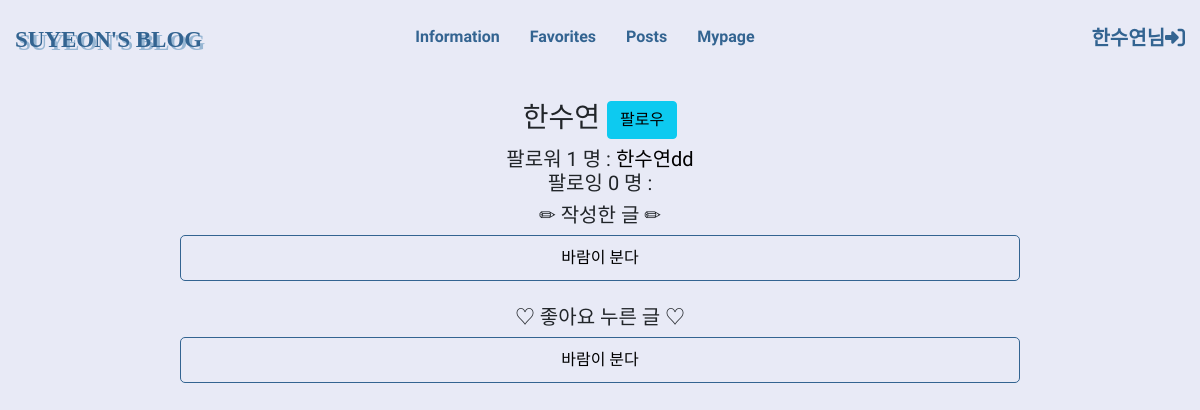
The page /users/11/mypage/ on the database its author committed.
### users/models.py (models this page shows)
class Profile(models.Model):
    user=models.OneToOneField(User,on_delete=models.CASCADE)
    followings=models.ManyToManyField("self",related_name="followers", symmetrical=False)

### main/models.py (models this page shows, shortened)
class Post(models.Model):
    id = models.AutoField(primary_key=True)
    title = models.CharField(max_length=200,null=True)
    writer = models.ForeignKey(User,on_delete=models.CASCADE)
    genre = models.CharField(max_length=200,null=True)
    summary = models.CharField(max_length=200,null=True)
    pub_date = models.DateTimeField()
    body = models.TextField()
    image = models.ImageField(upload_to = "post/", blank=True, null=True)
    test_list = models.TextField(blank=False,null=True)
    like_user_set = models.ManyToManyField(User, blank=True, related_name='likes_user_set',through='Like')
    dislike_user_set = models.ManyToManyField(User, blank=True, related_name='dislikes_user_set',through='Dislike')

class Like(models.Model):
    user = models.ForeignKey(User, on_delete=models.CASCADE)
    post = models.ForeignKey(Post, on_delete=models.CASCADE,null=True)
    created_at = models.DateTimeField(auto_now_add=True)
    class Meta:
        unique_together =(('user', 'post'))

### users/views.py (the view)
# urls.py: path('<int:id>/mypage/', mypage, name="mypage"),
def mypage(request, id):
    user = get_object_or_404(User, pk=id)
    context = {
        'user':user,
        'like_list' : Like.objects.filter(user=user),
        'posts':Post.objects.filter(writer=user),
        'followings' : user.profile.followings.all(),
        'followers' : user.profile.followers.all(),
    }
    return render(request, 'users/mypage.html', context)

### users/templates/users/mypage.html (shortened to what this page needs)
{% extends 'base.html' %}
{% load static %}
{% block content %}
<center>
<div class="mypage">
     <h3><br><br><br>{{user.username}}
      {% if request.user != user %}
        {% if request.user.profile in user.profile.followers.all %}
            <a href="{% url 'users:follow' user.id %}"><button type="button" class="btn btn-outline-info">언팔로우</button></a>
        {% else %}
            <a href="{% url 'users:follow' user.id %}"><button type="button" class="btn btn-info">팔로우</button></a>
        {% endif %}
      {% endif %}     </h3>
      <h5> 팔로워 {{ user.profile.followers.count }} 명 :
      {%for follower in user.profile.followers.all %}
          <a href="{% url 'users:mypage' follower.user.id %}"
          style="text-decoration:none;color:black;">{{ follower.user.username }}</a>
      {% endfor %}<br>
      팔로잉 {{ user.profile.followings.count }} 명 :
      </h5>
        <h5>✏ 작성한 글 ✏</h5>
        <section class="mine">
         {% for post in posts %}
         <a href="{% url 'main:detail' post.id %}" style="text-decoration:none;color:black;">{{post.title}}</a><br>
         {% endfor %}
        </section>
     <br>
     <h5> ♡ 좋아요 누른 글 ♡ </h5>
     <section class="mine">
            {% for like in like_list %}
            <a href="{% url 'main:detail' like.post.id %}" style="text-decoration:none;color:black;">{{ like.post.title }}</a><br>
            {% endfor %}
     </section>
    </div>
</center>
{% endblock %}

### sns-project/templates/shared/navbar.html (shortened to what this page needs)
<nav>
    <ul class="nav-container">
      <li class="nav-item"> <a style="font-family:'Staatliches', cursive;
        text-decoration: none; color:#336491;text-shadow: 3px 3px #97b6d3;font-weight:bolder;font-size:23px;
        position: fixed;top:23px;left:15px;"  href="{% url 'main:introduce'%}">
        SUYEON'S BLOG</h1></a></li>
      <li class="nav-item"><a style="color:#336491;" href="{% url 'main:introduce' %}#tag1">Information</a></li>
      <li class="nav-item"><a style="color:#336491;" href="{% url 'main:introduce' %}#tag2">Favorites</a></li>
      <li class="nav-item"><a style="color:#336491;" href="{% url 'main:movie' %}#tag1">Posts</a></li>
      {% if user.is_authenticated %}
      <li class="nav-item"><a style="color:#336491;" href="{% url 'users:mypage' request.user.id %}">Mypage</a></li>
      <li class="nav-item"><a style="position: fixed;top:23px;right:15px;font-size:20px;color:#336491;">{{ user.username }}님
      &nbsp;&nbsp;&nbsp;</a></li>
      <li class="nav-item">
        <a href="{% url 'account_logout' %}" style="text-decoration: none;color:#336491;font-size: 20px;
        position: fixed;top:23px;right:15px">
          <i class="fa-solid fa-right-to-bracket"></i></li>
      {% endif %}
    </ul>
  </nav>

### sns-project/static/css/style.css (style rules this page uses)
.nav-container { display: flex; flex-direction: row; width: 100%; margin:0; padding:0; list-style-type: none; flex-wrap: nowrap; position: fixed; z-index: 1; top:10px; justify-content: center; }
.nav-item { padding:15px; }
.nav-item a { text-align: center; text-decoration: none; color:#336491; font-family: 'Inconsolata', monospace; font-weight:bold; }
.mine { border:1px solid #336491; padding: 10px; border-radius : 5px; width:70%; text-align: center; }

### users/templates/users/mypage.html (style rules this page uses)
body { background-color:#E8EAF6; font-family:'Gowun Dodum', sans-serif; }

### rows shown on the page
Profile: user.username "한수연dd"
Post: title "바람이 분다"
Like: post "바람이 분다"

### other values the page prints
{{ user.username }} "한수연"
{{ user.profile.followers.count }} "1"
{{ user.profile.followings.count }} "0"
